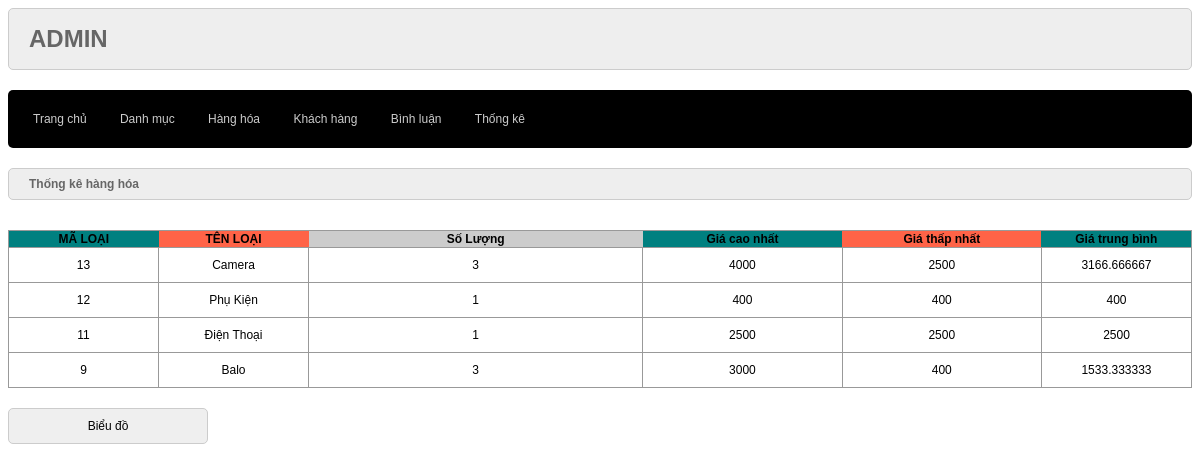
The page /admin/index.php?act=thongke on the database its author committed.
### tables this page shows
CREATE TABLE `loai` (
  `ma_loai` int(10) NOT NULL COMMENT 'mã loại hàng',
  `ten_loai` varchar(255) NOT NULL COMMENT 'tên loại hàng'
);

### model/pdo.php (called while the page is built, shortened)
<?php
function pdo_get_connection()
{
    $dburl = "mysql:host=localhost;dbname=xshop;charset=utf8";
    $username = 'root';
    $password = '';
    $conn = new PDO($dburl, $username, $password);
    $conn->setAttribute(PDO::ATTR_ERRMODE, PDO::ERRMODE_EXCEPTION);
    return $conn;
}
function pdo_query($sql)
{
    $sql_args = array_slice(func_get_args(), 1);
    try {
        $conn = pdo_get_connection();
        $stmt = $conn->prepare($sql);
        $stmt->execute($sql_args);
        $rows = $stmt->fetchAll();
        return $rows;
    } catch (PDOException $e) {
        throw $e;
    } finally {
        unset($conn);
    }
}

### model/thongke.php (called while the page is built)
<?php
function loadall_thongke(){
    $sql="select `loai`.`ten_loai` as `tenloai`,`loai`.`ma_loai` as `maloai`,count(`hang_hoa`.`ma_loai`) as `sl`,min(`hang_hoa`.`don_gia`) as `min`,max(`hang_hoa`.`don_gia`) as `max`,avg(`hang_hoa`.`don_gia`) as `trungbinh`";
$sql.=" from `hang_hoa` join `loai` on `loai`.`ma_loai`=`hang_hoa`.`ma_loai`";
$sql.=" group by `loai`.`ma_loai` order by `loai`.`ma_loai` desc";
$list_thongke = pdo_query($sql);
return $list_thongke;
}
?>

### admin/thongke/list.php (the view, shortened to what this page needs)
<div class="row">
    <div class="row formtitle">
        <h1>Thống kê hàng hóa</h1>
    </div>
    <div class="row formcontent">
        <div class="row mb10 formds">
            <table>
                <tr>
                    <th>MÃ LOẠI</th>
                    <th>TÊN LOẠI</th>
                    <th>Số Lượng</th>
                    <th>Giá cao nhất</th>
                    <th>Giá thấp nhất</th>
                    <th>Giá trung bình</th>
                </tr>
                <?php
                foreach ($list_thongke as $item) {
                    ?>
                    <tr>
                        <td><?php echo $item['maloai'] ?></td>
                        <td><?php echo $item['tenloai'] ?></td>
                        <td><?php echo $item['sl'] ?></td>
                        <td><?php echo $item['max'] ?></td>
                        <td><?php echo $item['min'] ?></td>
                        <td><?php echo $item['trungbinh'] ?></td>
                    </tr>
                    <?php
                }
                ?>
            </table>
        </div>
        <div class="row mb10">
            <a href="index.php?act=chart"><input type="button" value="Biểu đồ"></a>
        </div>
    </div>
</div>
</div>

### admin/css/style.css (style rules this page uses)
* { box-sizing: border-box; font-family: sans-serif; font-size: 1vw; }
.row { float: left; width: 100%; }
.mb10 { margin-bottom: 10px; }
.formtk input[type="submit"], .formcontent input[type="submit"], .formcontent input[type="reset"], .formcontent input[type="button"] { min-width: 200px; border: 1px solid #ccc; padding: 10px; border-radius: 5px; }
input[type="submit"],input[type="reset"],input[type="button"] { min-width: 200px; border: 1px solid #ccc; padding: 10px; border-radius: 5px; margin: 10px 10px 10px 0; cursor: pointer; }
.formtitle { background-color: #eee; border: 1px solid #ccc; color: #666; border-radius: 5px; padding: 0px 20px; }
.formcontent { padding: 20px 0; }
.formds table { width: 100%; border-collapse: collapse; border: 1px solid #999; }
.formds table th:nth-child(1) { width: 5%; background-color: teal; }
.formds table th:nth-child(2) { width: 10%; background-color: tomato; }
.formds table th:nth-child(3) { width: 40%; background-color: #ccc; }
.formds table th:nth-child(4) { width: 20%; background-color: teal; }
.formds table th:nth-child(5) { width: 20%; background-color: tomato; }
.formds table th:nth-child(6) { width: 20%; background-color: teal; }
.formds table td { padding: 10px 20px; border: 1px solid #999; min-width: 150px; text-align: center; }

### rows shown on the page
loai: ma_loai "13", ten_loai "Camera", sl "3", max "4000", min "2500", trungbinh "3166.666667"
loai: ma_loai "12", ten_loai "Phụ Kiện", sl "1", max "400", min "400", trungbinh "400"
loai: ma_loai "11", ten_loai "Điện Thoại", sl "1", max "2500", min "2500", trungbinh "2500"
loai: ma_loai "9", ten_loai "Balo", sl "3", max "3000", min "400", trungbinh "1533.333333"
